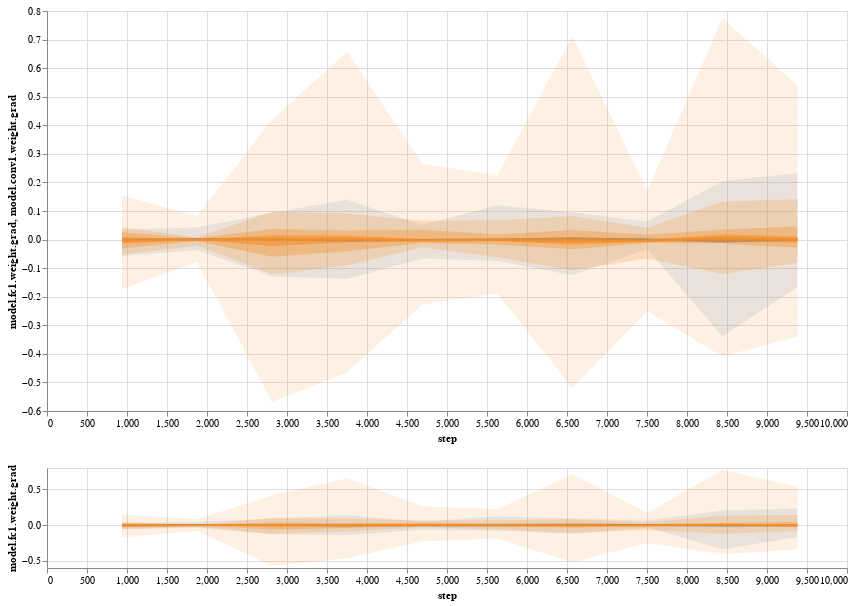

Here is the notebook cell this chart was saved with:
### Markdown cell above
The best thing about visualizing on notebooks is that you can customize.
For instance, here's two histograms laid on top of each other. 
Not a very useful visualization here, but you get the point.

### Code cell
a.tb.render_histogram_multiple([Histograms.model_fc1_weight_grad, Histograms.model_conv1_weight_grad])

### Figure 1 — Vega-Lite specification as saved in the notebook (floating-point values rounded to 4 significant figures)
{"config": {"view": {"continuousWidth": 400, "continuousHeight": 300}}, "vconcat": [{"layer": [{"mark": {"type": "area", "opacity": 0.6}, "encoding": {"color": {"value": "#4E79A7"}, "x": {"type": "quantitative", "field": "step", "scale": {"domain": {"selection": "selector005", "encoding": "x"}}}, "y": {"type": "quantitative", "field": "v4", "scale": {"domain": {"selection": "selector005", "encoding": "y"}}}, "y2": {"field": "v6"}}}, {"mark": {"type": "area", "opacity": 0.36}, "encoding": {"color": {"value": "#4E79A7"}, "x": {"type": "quantitative", "field": "step", "scale": {"domain": {"selection": "selector005", "encoding": "x"}}}, "y": {"type": "quantitative", "field": "v3", "scale": {"domain": {"selection": "selector005", "encoding": "y"}}}, "y2": {"field": "v7"}}}, {"mark": {"type": "area", "opacity": 0.216}, "encoding": {"color": {"value": "#4E79A7"}, "x": {"type": "quantitative", "field": "step", "scale": {"domain": {"selection": "selector005", "encoding": "x"}}}, "y": {"type": "quantitative", "field": "v2", "scale": {"domain": {"selection": "selector005", "encoding": "y"}}}, "y2": {"field": "v8"}}}, {"mark": {"type": "area", "opacity": 0.1296}, "encoding": {"color": {"value": "#4E79A7"}, "x": {"type": "quantitative", "field": "step", "scale": {"domain": {"selection": "selector005", "encoding": "x"}}}, "y": {"type": "quantitative", "field": "v1", "scale": {"domain": {"selection": "selector005", "encoding": "y"}}}, "y2": {"field": "v9"}}}, {"mark": "line", "encoding": {"color": {"value": "#4E79A7"}, "x": {"type": "quantitative", "field": "step", "scale": {"domain": {"selection": "selector005", "encoding": "x"}}}, "y": {"type": "quantitative", "field": "v5", "scale": {"domain": {"selection": "selector005", "encoding": "y"}}, "title": "model.fc1.weight.grad"}}}, {"layer": [{"mark": {"type": "area", "opacity": 0.6}, "encoding": {"color": {"value": "#F28E2C"}, "x": {"type": "quantitative", "field": "step", "scale": {"domain": {"selection": "selector005", "encoding": "x"}}}, "y": {"type": "quantitative", "field": "v4", "scale": {"domain": {"selection": "selector005", "encoding": "y"}}}, "y2": {"field": "v6"}}}, {"mark": {"type": "area", "opacity": 0.36}, "encoding": {"color": {"value": "#F28E2C"}, "x": {"type": "quantitative", "field": "step", "scale": {"domain": {"selection": "selector005", "encoding": "x"}}}, "y": {"type": "quantitative", "field": "v3", "scale": {"domain": {"selection": "selector005", "encoding": "y"}}}, "y2": {"field": "v7"}}}, {"mark": {"type": "area", "opacity": 0.216}, "encoding": {"color": {"value": "#F28E2C"}, "x": {"type": "quantitative", "field": "step", "scale": {"domain": {"selection": "selector005", "encoding": "x"}}}, "y": {"type": "quantitative", "field": "v2", "scale": {"domain": {"selection": "selector005", "encoding": "y"}}}, "y2": {"field": "v8"}}}, {"mark": {"type": "area", "opacity": 0.1296}, "encoding": {"color": {"value": "#F28E2C"}, "x": {"type": "quantitative", "field": "step", "scale": {"domain": {"selection": "selector005", "encoding": "x"}}}, "y": {"type": "quantitative", "field": "v1", "scale": {"domain": {"selection": "selector005", "encoding": "y"}}}, "y2": {"field": "v9"}}}, {"mark": "line", "encoding": {"color": {"value": "#F28E2C"}, "x": {"type": "quantitative", "field": "step", "scale": {"domain": {"selection": "selector005", "encoding": "x"}}}, "y": {"type": "quantitative", "field": "v5", "scale": {"domain": {"selection": "selector005", "encoding": "y"}}, "title": "model.conv1.weight.grad"}}}], "data": {"values": [{"step": 938.0, "v1": -0.1733, "v2": -0.05247, "v3": -0.0303, "v4": -0.01342, "v5": -0.003378, "v6": 0.008841, "v7": 0.02544, "v8": 0.04273, "v9": 0.1542}, {"step": 1876.0, "v1": -0.07808, "v2": -0.02191, "v3": -0.005709, "v4": -0.002034, "v5": -0.0002525, "v6": 0.001529, "v7": 0.004688, "v8": 0.008553, "v9": 0.08263}, {"step": 2814.0, "v1": -0.5673, "v2": -0.1217, "v3": -0.06042, "v4": -0.02276, "v5": 0.00037, "v6": 0.01508, "v7": 0.03688, "v8": 0.09699, "v9": 0.4193}, {"step": 3752.0, "v1": -0.4646, "v2": -0.09017, "v3": -0.04073, "v4": -0.009709, "v5": 0.001918, "v6": 0.01355, "v7": 0.0317, "v8": 0.0915, "v9": 0.6574}, {"step": 4690.0, "v1": -0.2269, "v2": -0.02802, "v3": -0.01194, "v4": -0.007831, "v5": -0.002572, "v6": 0.002687, "v7": 0.03435, "v8": 0.06618, "v9": 0.2658}, {"step": 5628.0, "v1": -0.1874, "v2": -0.06188, "v3": -0.01704, "v4": -0.006197, "v5": -0.001349, "v6": 0.0035, "v7": 0.0178, "v8": 0.0678, "v9": 0.2242}, {"step": 6566.0, "v1": -0.5182, "v2": -0.1071, "v3": -0.03351, "v4": -0.01723, "v5": -0.004728, "v6": 0.007776, "v7": 0.03327, "v8": 0.08226, "v9": 0.7119}, {"step": 7504.0, "v1": -0.2509, "v2": -0.06659, "v3": -0.01197, "v4": -0.008485, "v5": -0.004023, "v6": 0.0004381, "v7": 0.01708, "v8": 0.04144, "v9": 0.1699}, {"step": 8442.0, "v1": -0.4091, "v2": -0.1206, "v3": -0.01373, "v4": -0.004929, "v5": 0.006321, "v6": 0.01757, "v7": 0.03513, "v8": 0.133, "v9": 0.7752}, {"step": 9380.0, "v1": -0.3395, "v2": -0.08112, "v3": -0.02871, "v4": -0.01099, "v5": -0.0002086, "v6": 0.01058, "v7": 0.04549, "v8": 0.1408, "v9": 0.5392}]}}], "height": 400, "width": 800}, {"layer": [{"mark": {"type": "area", "opacity": 0.6}, "encoding": {"color": {"value": "#4E79A7"}, "x": {"type": "quantitative", "field": "step"}, "y": {"type": "quantitative", "field": "v4"}, "y2": {"field": "v6"}}}, {"mark": {"type": "area", "opacity": 0.36}, "encoding": {"color": {"value": "#4E79A7"}, "x": {"type": "quantitative", "field": "step"}, "y": {"type": "quantitative", "field": "v3"}, "y2": {"field": "v7"}}}, {"mark": {"type": "area", "opacity": 0.216}, "encoding": {"color": {"value": "#4E79A7"}, "x": {"type": "quantitative", "field": "step"}, "y": {"type": "quantitative", "field": "v2"}, "y2": {"field": "v8"}}}, {"mark": {"type": "area", "opacity": 0.1296}, "encoding": {"color": {"value": "#4E79A7"}, "x": {"type": "quantitative", "field": "step"}, "y": {"type": "quantitative", "field": "v1"}, "y2": {"field": "v9"}}}, {"mark": "line", "encoding": {"color": {"value": "#4E79A7"}, "x": {"type": "quantitative", "field": "step"}, "y": {"type": "quantitative", "field": "v5", "title": "model.fc1.weight.grad"}}, "selection": {"selector005": {"type": "interval", "encodings": ["x", "y"]}}}, {"layer": [{"mark": {"type": "area", "opacity": 0.6}, "encoding": {"color": {"value": "#F28E2C"}, "x": {"type": "quantitative", "field": "step"}, "y": {"type": "quantitative", "field": "v4"}, "y2": {"field": "v6"}}}, {"mark": {"type": "area", "opacity": 0.36}, "encoding": {"color": {"value": "#F28E2C"}, "x": {"type": "quantitative", "field": "step"}, "y": {"type": "quantitative", "field": "v3"}, "y2": {"field": "v7"}}}, {"mark": {"type": "area", "opacity": 0.216}, "encoding": {"color": {"value": "#F28E2C"}, "x": {"type": "quantitative", "field": "step"}, "y": {"type": "quantitative", "field": "v2"}, "y2": {"field": "v8"}}}, {"mark": {"type": "area", "opacity": 0.1296}, "encoding": {"color": {"value": "#F28E2C"}, "x": {"type": "quantitative", "field": "step"}, "y": {"type": "quantitative", "field": "v1"}, "y2": {"field": "v9"}}}, {"mark": "line", "encoding": {"color": {"value": "#F28E2C"}, "x": {"type": "quantitative", "field": "step"}, "y": {"type": "quantitative", "field": "v5", "title": "model.fc1.weight.grad"}}}], "data": {"values": [{"step": 938.0, "v1": -0.1733, "v2": -0.05247, "v3": -0.0303, "v4": -0.01342, "v5": -0.003378, "v6": 0.008841, "v7": 0.02544, "v8": 0.04273, "v9": 0.1542}, {"step": 1876.0, "v1": -0.07808, "v2": -0.02191, "v3": -0.005709, "v4": -0.002034, "v5": -0.0002525, "v6": 0.001529, "v7": 0.004688, "v8": 0.008553, "v9": 0.08263}, {"step": 2814.0, "v1": -0.5673, "v2": -0.1217, "v3": -0.06042, "v4": -0.02276, "v5": 0.00037, "v6": 0.01508, "v7": 0.03688, "v8": 0.09699, "v9": 0.4193}, {"step": 3752.0, "v1": -0.4646, "v2": -0.09017, "v3": -0.04073, "v4": -0.009709, "v5": 0.001918, "v6": 0.01355, "v7": 0.0317, "v8": 0.0915, "v9": 0.6574}, {"step": 4690.0, "v1": -0.2269, "v2": -0.02802, "v3": -0.01194, "v4": -0.007831, "v5": -0.002572, "v6": 0.002687, "v7": 0.03435, "v8": 0.06618, "v9": 0.2658}, {"step": 5628.0, "v1": -0.1874, "v2": -0.06188, "v3": -0.01704, "v4": -0.006197, "v5": -0.001349, "v6": 0.0035, "v7": 0.0178, "v8": 0.0678, "v9": 0.2242}, {"step": 6566.0, "v1": -0.5182, "v2": -0.1071, "v3": -0.03351, "v4": -0.01723, "v5": -0.004728, "v6": 0.007776, "v7": 0.03327, "v8": 0.08226, "v9": 0.7119}, {"step": 7504.0, "v1": -0.2509, "v2": -0.06659, "v3": -0.01197, "v4": -0.008485, "v5": -0.004023, "v6": 0.0004381, "v7": 0.01708, "v8": 0.04144, "v9": 0.1699}, {"step": 8442.0, "v1": -0.4091, "v2": -0.1206, "v3": -0.01373, "v4": -0.004929, "v5": 0.006321, "v6": 0.01757, "v7": 0.03513, "v8": 0.133, "v9": 0.7752}, {"step": 9380.0, "v1": -0.3395, "v2": -0.08112, "v3": -0.02871, "v4": -0.01099, "v5": -0.0002086, "v6": 0.01058, "v7": 0.04549, "v8": 0.1408, "v9": 0.5392}]}}], "height": 100, "width": 800}], "data": {"values": [{"step": 938.0, "v1": -0.05738, "v2": -0.001784, "v3": -0.001501, "v4": -0.001038, "v5": -0.0004469, "v6": 0.0001443, "v7": 0.0006067, "v8": 0.0008904, "v9": 0.03494}, {"step": 1876.0, "v1": -0.03725, "v2": 0.0001067, "v3": 0.0003517, "v4": 0.0007511, "v5": 0.001262, "v6": 0.001772, "v7": 0.002172, "v8": 0.002417, "v9": 0.04244}, {"step": 2814.0, "v1": -0.128, "v2": -0.00186, "v3": -0.00118, "v4": -7.029e-05, "v5": 0.001348, "v6": 0.002766, "v7": 0.003876, "v8": 0.004556, "v9": 0.09378}, {"step": 3752.0, "v1": -0.1379, "v2": -0.007683, "v3": -0.006832, "v4": -0.005444, "v5": -0.003669, "v6": -0.001895, "v7": -0.000507, "v8": 0.0003445, "v9": 0.1398}, {"step": 4690.0, "v1": -0.06623, "v2": -0.00362, "v3": -0.003262, "v4": -0.002677, "v5": -0.00193, "v6": -0.001183, "v7": -0.0005981, "v8": -0.0002395, "v9": 0.05067}, {"step": 5628.0, "v1": -0.07498, "v2": -0.002966, "v3": -0.002367, "v4": -0.001392, "v5": -0.0001446, "v6": 0.001103, "v7": 0.002078, "v8": 0.002677, "v9": 0.1202}, {"step": 6566.0, "v1": -0.1252, "v2": 0.0003991, "v3": 0.001076, "v4": 0.00218, "v5": 0.003591, "v6": 0.005002, "v7": 0.006106, "v8": 0.006784, "v9": 0.09556}, {"step": 7504.0, "v1": -0.03314, "v2": -0.00075, "v3": -0.000454, "v4": 2.856e-05, "v5": 0.0006454, "v6": 0.001262, "v7": 0.001745, "v8": 0.002041, "v9": 0.0634}, {"step": 8442.0, "v1": -0.3381, "v2": -0.01167, "v3": -0.01001, "v4": -0.007298, "v5": -0.003837, "v6": -0.0003756, "v7": 0.002332, "v8": 0.003993, "v9": 0.2039}, {"step": 9380.0, "v1": -0.1664, "v2": -0.005622, "v3": -0.004397, "v4": -0.002401, "v5": 0.000152, "v6": 0.002705, "v7": 0.004701, "v8": 0.005926, "v9": 0.2333}]}, "$schema": "https://vega.github.io/schema/vega-lite/v4.8.1.json"}
